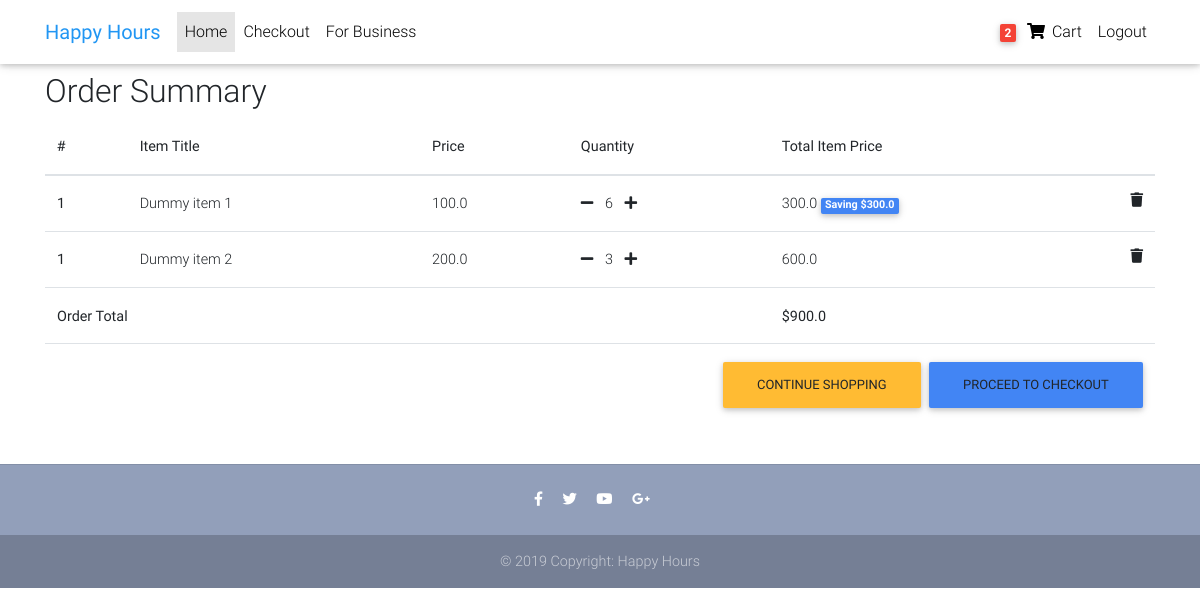
/order_summary/ (signed in), run on an earlier commit of the app's database.
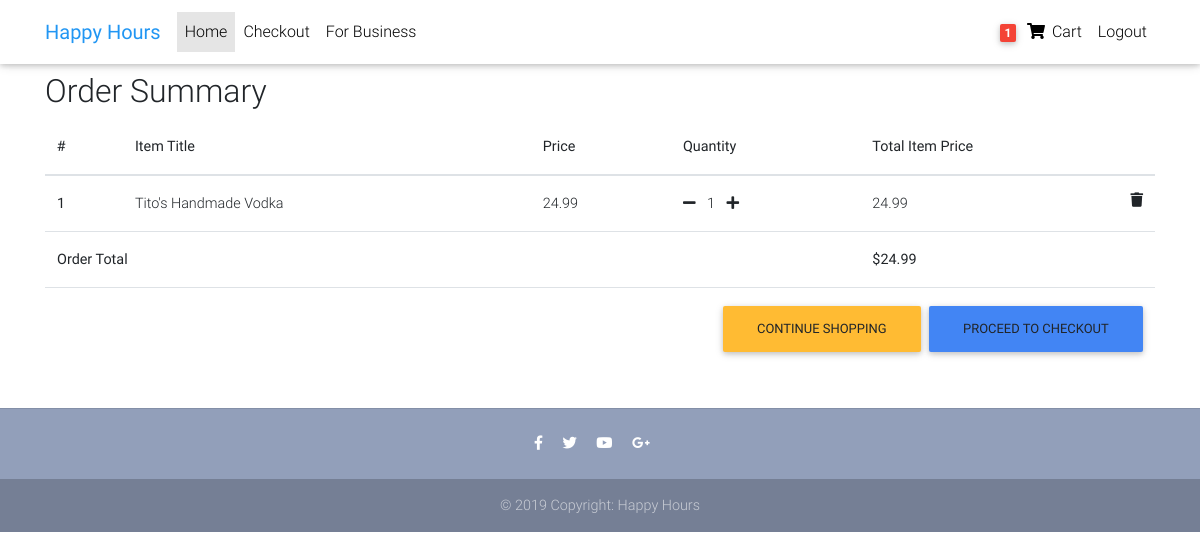
And on a later commit of the database.
### core/models.py (models this page shows, shortened)
class Order(models.Model):
    user = models.ForeignKey(settings.AUTH_USER_MODEL,
                             on_delete=models.CASCADE)
    items = models.ManyToManyField(OrderItem)
    start_date = models.DateTimeField(auto_now_add=True)
    ordered_date = models.DateTimeField()
    ordered = models.BooleanField(default=False)
    billing_address = models.ForeignKey('BillingAddress', on_delete=models.SET_NULL, blank=True, null=True)
    payment = models.ForeignKey('Payment', on_delete=models.SET_NULL, blank=True, null=True)
    def get_total(self):
        total = 0
        for order_item in self.items.all():
            total += order_item.get_final_price()
        return total

class OrderItem(models.Model):
    user = models.ForeignKey(settings.AUTH_USER_MODEL,
                             on_delete=models.CASCADE)
    ordered = models.BooleanField(default=False)
    item = models.ForeignKey(Item, on_delete=models.CASCADE)
    quantity = models.IntegerField(default=1)
    def get_total_item_price(self):
        return self.quantity * self.item.price
    def get_total_discount_item_price(self):
        return self.quantity * self.item.discount_price
    def get_amount_saved(self):
        return self.get_total_item_price() - self.get_total_discount_item_price()
    def get_final_price(self):
        if self.item.discount_price:
            return self.get_total_discount_item_price()
        return self.get_total_item_price()

class Item(models.Model):
    title = models.CharField(max_length=100)
    price = models.FloatField()
    discount_price = models.FloatField(blank=True, null=True)
    category = models.CharField(choices=CATEGORY_CHOICES, max_length=2)
    label = models.CharField(choices=LABEL_CHOICES, max_length=1)
    slug = models.SlugField()
    description = models.TextField()

### core/views.py (the view)
# urls.py: path('order_summary/', OrderSummaryView.as_view(), name='order_summary'),
class OrderSummaryView(LoginRequiredMixin, View):
    def get(self, *args, **kwargs):
        try:
            order = Order.objects.get(user=self.request.user, ordered=False)
            context = {
                'object': order
            }
            return render(self.request, 'order_summary.html', context)
        except ObjectDoesNotExist:
            messages.error(self.request, "You do not have an active order")
            return redirect("/")

### core/templatetags/cart_template_tags.py (called while the page is built)
@register.filter
def cart_item_count(user):
    if user.is_authenticated:
        qs = Order.objects.filter(user=user, ordered=False)
        if qs.exists():
            return qs[0].items.count()
        return 0

### templates/order_summary.html
{% extends "base.html" %}
{% block content %}
<main>
  <div class="container">
    <div class="table-responsive text-nowrap">
<h2>Order Summary</h2>
        <table class="table">
          <thead>
            <tr>
                              <th scope="col">#</th>
              <th scope="col">Item Title</th>
              <th scope="col">Price</th>
              <th scope="col">Quantity</th>
              <th scope="col">Total Item Price</th>
            </tr>
          </thead>
          <tbody>
          {% for order_item in object.items.all %}
            <tr>
              <th scope="row">1</th>
              <td>{{ order_item.item.title }}</td>
              <td>{{ order_item.item.price }}</td>
              <td>
                   <a href="{% url 'core:remove-single-item-from-cart' order_item.item.slug %}"><i class="fas fa-minus mr-2"></i></a>
                  {{ order_item.quantity }}
                  <a href="{% url 'core:add-to-cart' order_item.item.slug %}"><i class="fas fa-plus ml-2"></i></a>
              </td>
                <td>{% if order_item.item.discount_price %}
                    {{ order_item.get_total_discount_item_price }}
                  <span class="badge badge-primary"> Saving ${{ order_item.get_amount_saved }} </span>
                  {% else %}
                  {{ order_item.get_total_item_price }}
                  {% endif %}
                <a href="{% url 'core:remove-from-cart' order_item.item.slug %}"><i class="fas fa-trash float-right"></i></a>
              </td>
            </tr>
             {% empty %}
              <tr>
              <td colspan="5"> Your Cart is Empty</td>
               <a class="btn btn-warning float-right ml-2 " href=" /">Continue Shopping</a>
              </tr>
          {% endfor %}
          {% if object.get_total %}
          <tr>
              <td colspan="4"><b>Order Total</b></td>
              <td><b>${{ object.get_total }}</b></td>
          </tr>
           <tr>
              <td colspan="5">
                  <a class="btn btn-primary float-right ml-2" href=" /checkout/">Proceed to checkout</a>
                  <a class="btn btn-warning float-right ml-2 " href=" /">Continue Shopping</a>
              </td>
          </tr>
          {% endif %}
          </tbody>
        </table>
      </div>
  </div>
</main>
{% endblock content %}

### templates/navbar.html (shortened to what this page needs)
{% load cart_template_tags%}
<nav class="navbar fixed-top navbar-expand-lg navbar-light white scrolling-navbar">
  <div class="container">
    <a class="navbar-brand waves-effect" href="/">
      <strong class="blue-text">Happy Hours</strong>
    </a>
    <div class="collapse navbar-collapse" id="navbarSupportedContent">
      <ul class="navbar-nav mr-auto">
        <li class="nav-item active">
          <a class="nav-link waves-effect" href="/">Home
          </a>
        </li>
        <li class="nav-item">
          <a class="nav-link waves-effect" href="/checkout">
            Checkout</a>
        </li>
        <li class="nav-item">
          <a class="nav-link waves-effect" href="/checkout">
            For Business</a>
        </li>
      </ul>
      <ul class="navbar-nav nav-flex-icons">
        {% if request.user.is_authenticated %}
        <li class="nav-item">
          <a href=" {%  url 'core:order_summary' %}" class="nav-link waves-effect">
            <span class="badge red z-depth-1 mr-1"> {{ request.user | cart_item_count }}</span>
            <i class="fas fa-shopping-cart"></i>
            <span class="clearfix d-none d-sm-inline-block"> Cart </span>
          </a>
        </li>
        <li class="nav-item">
          <a class="nav-link waves-effect" href=" {% url 'account_logout' %}">
            <span class="clearfix d-none d-sm-inline-block"> Logout </span>
          </a>
        </li>
        {% endif %}
      </ul>
    </div>
  </div>
</nav>

What changed in the data, as far as the page shows it:
removed OrderItem: item "Dummy item 1", item.price "100.0", quantity "6", get_total_discount_item_price "300.0", get_amount_saved "300.0"
removed OrderItem: item "Dummy item 2", item.price "200.0", quantity "3", get_total_item_price "600.0"
added OrderItem: item "Tito's Handmade Vodka", item.price "24.99", quantity "1", get_total_item_price "24.99"
computed for Order: get_total "900.0" → "24.99"
Also different on the page:
{{ request.user | cart_item_count }}: "2" → "1"
